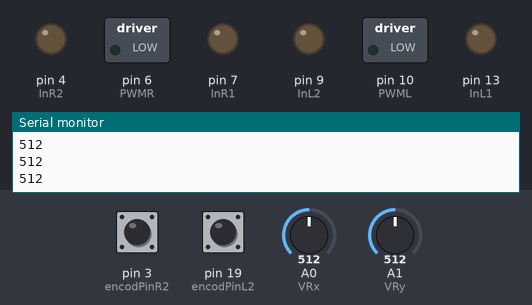
A sketch run on a simulated Arduino Mega 2560, built with avr-gcc and run on an emulated ATmega2560. Parts: switched loads named in the sketch (green lamp = pin HIGH), output pins drawn as LEDs (lit = HIGH), the last lines printed to the serial monitor. The test bench sets the inputs (shaded band); at power-on: A1 (VRy) = 512, pin 3 (encodPinR2) HIGH, pin 19 (encodPinL2) HIGH, A0 (VRx) = 512.

Above: at 1.2 s.
1.3 s: A1 (VRy) set to 602
2.8 s: A1 (VRy) set to 626
At 4.0 s:
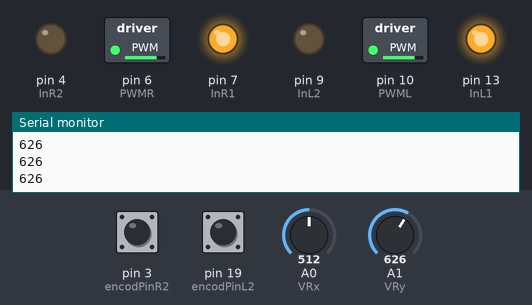
4.3 s: A1 (VRy) set to 67
5.8 s: A1 (VRy) set to 58
At 6.4 s:
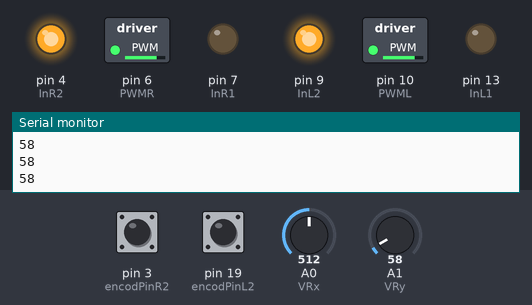
7.3 s: A1 (VRy) set to 716
At 7.6 s:
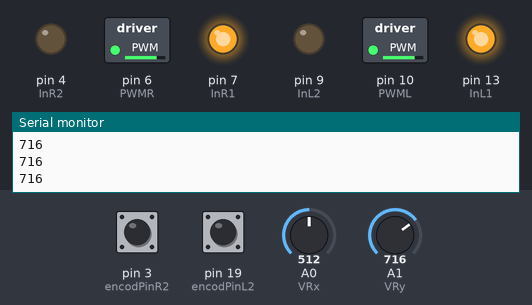
8.8 s: A1 (VRy) set to 0
At 9.8 s:
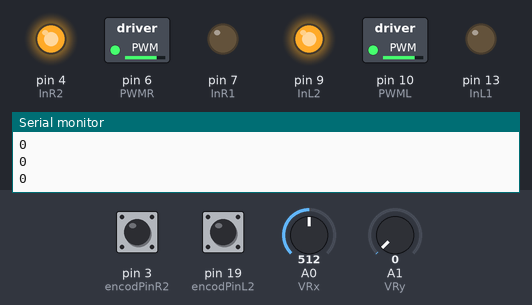
Timing chart, 0 to 11.3 s (numbered marks = the images above; inputs shaded):
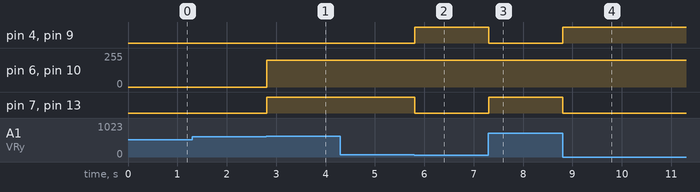

Measured:
- the behaviour switches between 612 and 613 on A1 (VRy) (found by bisection; images 0 and 1)
- the behaviour switches between 62 and 61 on A1 (VRy) (found by bisection; images 1 and 2)
- after the input at 2.8 s, pin 6 (PWMR), pin 10 (PWML): 0/255 → 200/255 at once; pin 7 (InR1), pin 13 (InL1): LOW → HIGH at once
- after the input at 5.8 s, pin 4 (InR2), pin 9 (InL2): LOW → HIGH at once; pin 7 (InR1), pin 13 (InL1): HIGH → LOW at once
- after the input at 7.3 s, pin 4 (InR2), pin 9 (InL2): HIGH → LOW at once; pin 7 (InR1), pin 13 (InL1): LOW → HIGH at once
- after the input at 8.8 s, pin 4 (InR2), pin 9 (InL2): LOW → HIGH at once; pin 7 (InR1), pin 13 (InL1): HIGH → LOW at once

The sketch:

enc_motor.ino
```cpp
#include <Arduino.h>


/*Team ID: 336
 * Team Members: Manish Dsilva, Amogh Zare, Pritam Mane, Kimaya Desai
 *
 */


#define MagF            2                     // electromagnet pin
#define buzz_pin        31                     // Buzzer pin
#define RED_pin         43                     //LED Pin
#define Common_pin      45                     //LED Pin
#define GREEN_pin       47                     //LED Pin
#define BLUE_pin        49                     //LED Pin
#define InL1            13                      // motor pin
#define PWML            10                      // PWM motor pin
#define InL2            9                       // motor pin
#define InR1            7                       // motor pin
#define PWMR            6                       // PWM motor pin
#define InR2            4                       // motor pin

#define encodPinR1      2                       // encoder A pin
#define encodPinR2      3                       // encoder B pin
#define encodPinL1      18                       // encoder A pin
#define encodPinL2      19                       // encoder B pin

#define LOOPTIME        100                     // PID loop time
#define FORWARD         1                       // direction of rotation
#define BACKWARD        2                       // direction of rotation

unsigned long lastMilli = 0;                    // loop timing
unsigned long lastMilliPrint = 0;               // loop timing
volatile int count_r = 0;                                 // right rotation counter
volatile int countInit_r;
volatile int count_l = 0;                                 // left rotation counter
volatile int countInit_l;
volatile int tickNumber = 0;
volatile boolean run_r = false;                                     // motor moves
volatile boolean run_l = false;

int VRx = A0;
int VRy = A1;
int SW = 2;

int xPosition = 0;
int yPosition = 0;
int mapX = 0;
int mapY = 0;

void setup() {
 Serial.begin(9600);
 pinMode(InR1, OUTPUT);
 pinMode(InR2, OUTPUT);
 pinMode(PWMR, OUTPUT);
 pinMode(InL1, OUTPUT);
 pinMode(InL2, OUTPUT);
 pinMode(PWML, OUTPUT);

 pinMode(encodPinR1, INPUT);
 pinMode(encodPinR2, INPUT);
 pinMode(encodPinL1, INPUT);
 pinMode(encodPinL2, INPUT);

 digitalWrite(encodPinR1, HIGH);                      // turn on pullup resistor
 digitalWrite(encodPinR2, HIGH);
 digitalWrite(encodPinL1, HIGH);                      // turn on pullup resistor
 digitalWrite(encodPinL2, HIGH);

 attachInterrupt(1, rencoder, FALLING);               // arduino pin 3
 attachInterrupt(4, lencoder, FALLING);               // arduino pin 21

 pinMode(VRx, INPUT);
 pinMode(VRy, INPUT);
}

void loop()
{
  xPosition = analogRead(VRx);
  yPosition = analogRead(VRy);
  Serial.println(yPosition);
  mapX = map(xPosition, 0, 1023, -512, 512);
  mapY = map(yPosition, 0, 1023, -512, 512);
  if(mapY<-450)
  {
    moveMotor(FORWARD,  200, 1*2);
  }

  else if(mapY>100)
  {
    moveMotor(BACKWARD, 200, 1*2);
  }

 delay(10);
}

void moveMotor(int direction, int PWM_val, long tick)
{
 count_r = 0;
 count_l = 0;
 countInit_r = count_r;    // abs(count)
 countInit_l = count_l;
 tickNumber = tick;
 if(direction==FORWARD)
 {
  motorForward_R(PWM_val);
  motorForward_L(PWM_val);
 }
 else if(direction==BACKWARD)
 {
  //Serial.println("Backward");
  motorBackward_R(PWM_val);
  motorBackward_L(PWM_val);
 }

}

void rencoder()
{                                    // pulse and direction, direct port reading to save cycles
 if (PINB & 0b00000001)    count_r++;                  // if(digitalRead(encodPinB1)==HIGH)   count_r ++;
 else                      count_r--;                  // if (digitalRead(encodPinB1)==LOW)   count_r --;
 if(run_r)
   if((abs(abs(count_r)-abs(countInit_r))) >= tickNumber)      motorBrake_R();
}

void lencoder()
{                                    // pulse and direction, direct port reading to save cycles
 if (PINB & 0b00000001)    count_l++;                  // if(digitalRead(encodPinB1)==HIGH)   count_l ++;
 else                      count_l--;                  // if (digitalRead(encodPinB1)==LOW)   count_l --;
 if(run_l)
   if((abs(abs(count_l)-abs(countInit_l))) >= tickNumber)      motorBrake_L();
}

void motorForward_R(int PWM_val)  {
 analogWrite(PWMR, PWM_val);
 digitalWrite(InR1, LOW);
 digitalWrite(InR2, HIGH);
 run_r = true;
}

void motorForward_L(int PWM_val)  {
 analogWrite(PWML, PWM_val);
 digitalWrite(InL1, LOW);
 digitalWrite(InL2, HIGH);
 run_l = true;
}

void motorBackward_R(int PWM_val)  {
 analogWrite(PWMR, PWM_val);
 digitalWrite(InR1, HIGH);
 digitalWrite(InR2, LOW);
 run_r = true;
}

void motorBackward_L(int PWM_val)  {
 analogWrite(PWML, PWM_val);
 digitalWrite(InL1, HIGH);
 digitalWrite(InL2, LOW);
 run_l = true;
}

void motorBrake()  {
 analogWrite(PWMR, 0);
 analogWrite(PWML, 0);
 digitalWrite(InR1, HIGH);
 digitalWrite(InR2, HIGH);
 digitalWrite(InL1, HIGH);
 digitalWrite(InL2, HIGH);
 run_r = false;
 run_l = false;
}

void motorBrake_R()
{
 analogWrite(PWMR, 0);
 digitalWrite(InR1, HIGH);
 digitalWrite(InR2, HIGH);
 run_r = false;
}

void motorBrake_L()
{
 analogWrite(PWML, 0);
 digitalWrite(InL1, HIGH);
 digitalWrite(InL2, HIGH);
 run_l = false;
}
```
